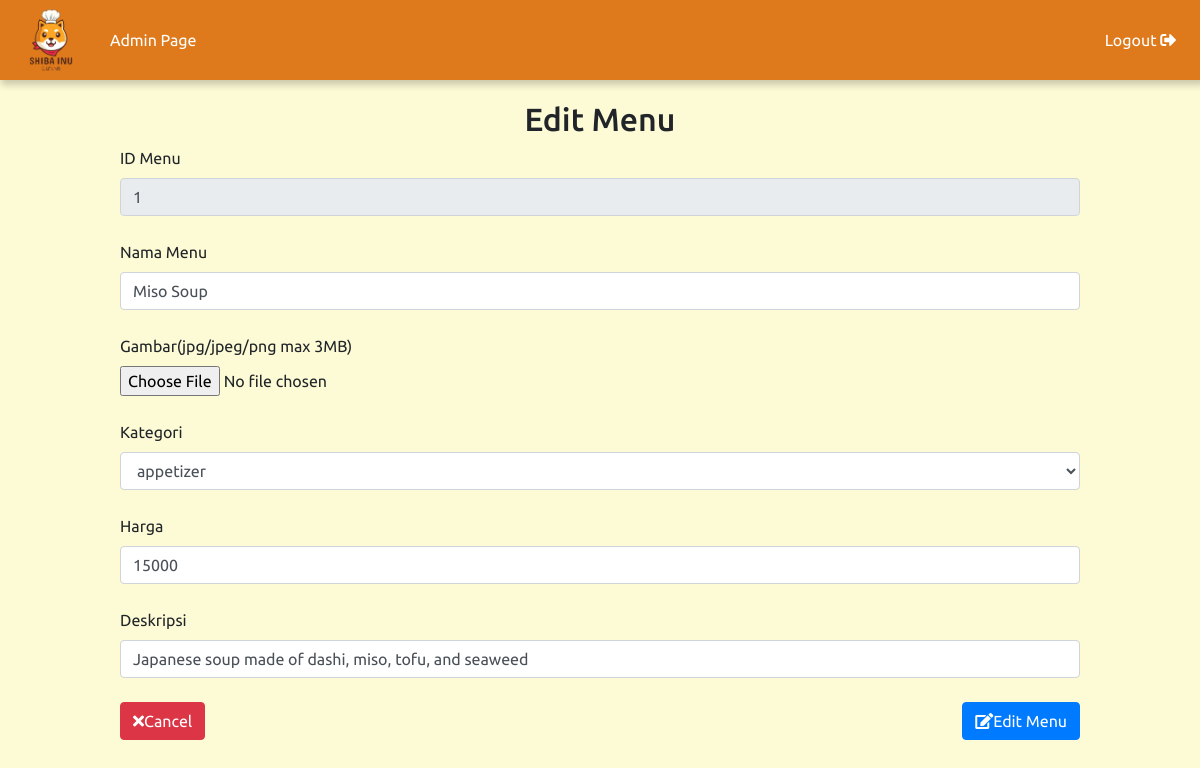
The page /admin/edit_menu.php?id=1 on the database its author committed.
### tables this page shows
CREATE TABLE `menu` (
  `id_menu` int(10) NOT NULL,
  `id_kategori` int(11) NOT NULL,
  `nama_menu` varchar(50) NOT NULL,
  `harga_menu` int(11) NOT NULL,
  `deskripsi` varchar(100) NOT NULL,
  `image` varchar(65) NOT NULL
);

CREATE TABLE `kategori` (
  `id_kategori` int(11) NOT NULL,
  `nama_kategori` varchar(100) NOT NULL
);

### admin/admin_function.php (called while the page is built, shortened)
<?php
    require '../db_connect.php';
    function query($query){
        global $db;
        $result = mysqli_query($db, $query);
        $rows = [];
        while($row = mysqli_fetch_assoc($result)){
            $rows[] = $row;
        }
        return $rows;
    }
?>

### admin/edit_menu.php (the view, shortened to what this page needs)
<?php
    require '../db_connect.php';
    require 'admin_function.php';
    $id = $_GET['id'];
    $selected_menu = query("SELECT * FROM menu JOIN kategori USING(id_kategori) WHERE id_menu = '$id'")[0];
?>
<!Doctype html>
<html>
    <head>
        <link rel="stylesheet" href="https://stackpath.bootstrapcdn.com/bootstrap/4.3.1/css/bootstrap.min.css">
        <link rel="stylesheet" href="https://use.fontawesome.com/releases/v5.7.0/css/all.css">
        <link href="https://unpkg.com/aos@2.3.1/dist/aos.css" rel="stylesheet">
        <link rel="stylesheet" href="../style/style.css">
        <link rel="stylesheet" type="text/css" href="https://cdn.datatables.net/1.10.23/css/jquery.dataTables.css">
    </head>
    <body>
    <nav class="navbar navbar-expand-lg nav-color fixed-top">
            <a class="navbar-brand" href="#">
                <img src="../images/pemweb_logo.png" width="70" height="70" alt="">
            </a>
            <div class="collapse navbar-collapse" id="navbarSupportedContent">
                <ul class="navbar-nav mr-auto">
                    <li class="nav-item active">
                        <a class="nav-link" href="#">Admin Page</a>
                    </li>
                </ul>
                <ul class="navbar-nav navbar-right">
                    <li class="nav-item">
                        <a class="nav-link" href="#">Logout <i class="fa fa-sign-out-alt"></i></a>
                    </li>
                </ul>
            </div>
        </nav>
        <div style="width: 80%; margin: 0 auto; margin-top: 100px;">
            <h2 class="text-center">Edit Menu</h2>
            <form id="edit_menu" action="" method="post" enctype="multipart/form-data">
                <label for="id_menu_disabled">ID Menu</label>
                <input type="text" class="form-control" name="id_menu_disabled" value="<?php echo $selected_menu['id_menu'] ?>" disabled>
                <br>
                <label for="nama_menu">Nama Menu</label>
                <input type="text" class="form-control" name="nama_menu" value="<?php echo $selected_menu['nama_menu'];?>" required>
                <br>
                <label for="gambar">Gambar(jpg/jpeg/png max 3MB)</label><br>
                <input type="file" name="gambar" value="<?php echo $selected_menu['image'];?>"><br>
                <br>
                <label for="kategori">Kategori</label>
                <select name="kategori" class="form-control">
                    <option value="<?php echo $selected_menu['nama_kategori'];?>" selected hidden><?php echo $selected_menu['nama_kategori'];?></option>
                </select>
                <br>
                <label for="harga">Harga</label>
                <input type="text" class="form-control" name="harga" value="<?php echo $selected_menu['harga_menu'];?>" required>
                <br>
                <label for="deskripsi">Deskripsi</label>
                <input type="text" class="form-control" name="deskripsi" value="<?php echo $selected_menu['deskripsi'];?>" required>
                <br>
                <a href="admin.php"><button type="button" class="btn btn-danger"><i class="fa fa-times"></i>Cancel</button></a>
                <button type="submit" name="submit_edit" class="btn btn-primary float-right"><i class="fa fa-edit"></i>Edit Menu</button>
            </form>
        </div>
    </body>
</html>

### style/style.css (style rules this page uses)
body { font-family: 'Ubuntu', sans-serif; background-color: #fdfbd5; }
.nav-color { background-color: #de7a1c; }
a { color: white; }
.navbar { height: 80px; box-shadow: 3px 3px 7px 2px rgba(0, 0, 0, 0.2); }

### rows shown on the page
menu: id_menu_disabled "1", nama_menu "Miso Soup", kategori "appetizer", harga "15000", deskripsi "Japanese soup made of dashi, miso, tofu, and seaweed"
